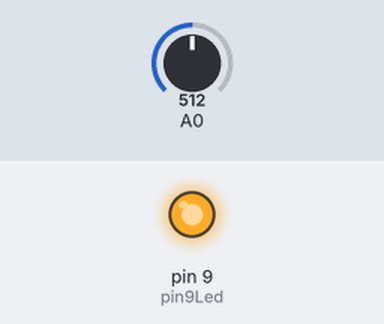
Bench run of a sketch on a simulated Arduino Uno, built with avr-gcc and run on an emulated ATmega328P. Parts: output pins drawn as LEDs (lit = HIGH). The inputs (shaded band) are chosen by the test bench; at power-on: A0 = 512.

Above: at 1.2 s.
1.3 s: A0 set to 900
At 1.8 s:
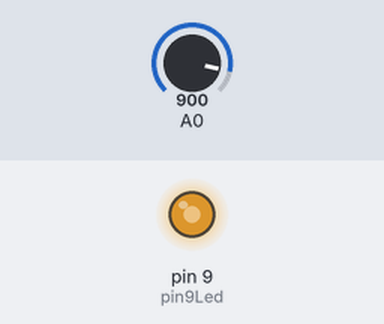
2.8 s: A0 set to 1023
At 4.1 s:
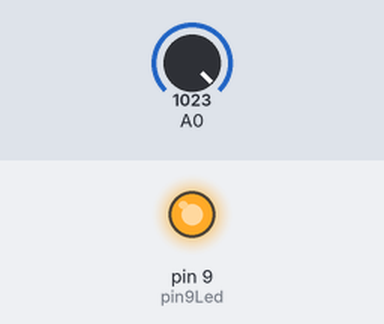
Timing chart, 0 to 5.8 s (numbered marks = the images above; inputs shaded):
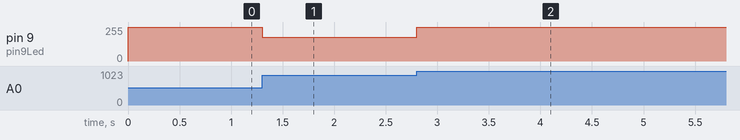

Measured:
- after the input at 1.3 s, pin 9 (pin9Led): 255/255 → 177/255 at once
- after the input at 2.8 s, pin 9 (pin9Led): 177/255 → 255/255 at once

The sketch:

sesi_n_1_ej_b1b_1.ino
```cpp
// C++ code
//https://github.com/GeneralLyric5

int pin9Led = 9;
int brilloLed = 0;
void setup()
{
  pinMode(pin9Led, OUTPUT);
  Serial.begin(9600);
}

void loop()
{
  brilloLed = map(analogRead(A0),619,1021,0,254);
   //Serial.println(brilloLed); minimo valor relido de la foto resistencia 619 y mayor 1021
  analogWrite(pin9Led,brilloLed);
}
```
